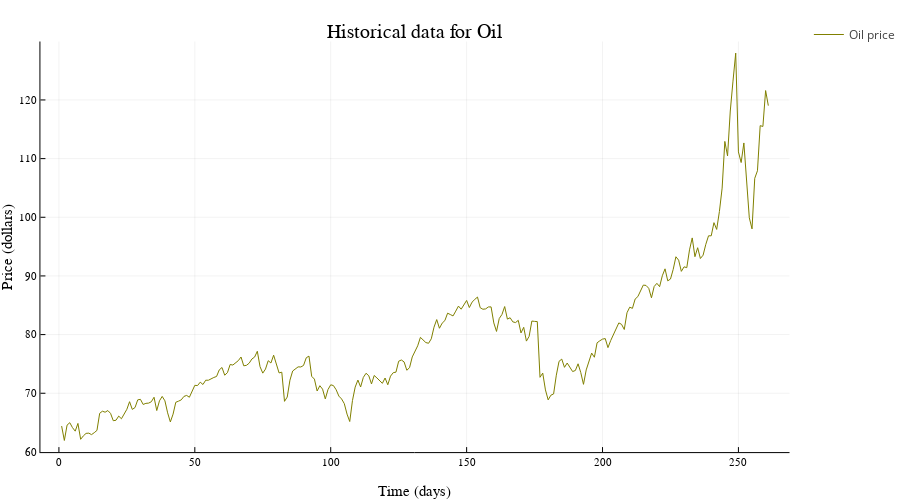

Notebook code for this chart:
### Markdown cell above
Now we have everything we need to start modeling.

<h2 style="color:olive">OIL</h2>

First, let's review how the price of Oil behaved over the last year.

### Code cell
plot(n_days,reverse(dff.PriceOil),label="Oil price", color="olive",size = (900, 500))
xaxis!("Time (days)")
yaxis!("Price (dollars)")
title!("Historical data for Oil")

### Figure 1 — Plotly figure (JSON) as saved in the notebook; plotly's stock layout.template omitted (floating-point values rounded to 4 significant figures; data arrays with more than 128 entries replaced by an {"elided": "..."} marker saying what was removed)
{"data": [{"colorbar": {"title": ""}, "legendgroup": "Oil price", "line": {"color": "rgba(128, 128, 0, 1.000)", "dash": "solid", "shape": "linear", "width": 1}, "mode": "lines", "name": "Oil price", "showlegend": true, "type": "scatter", "x": {"elided": "261 int values"}, "xaxis": "x", "y": {"elided": "261 float values"}, "yaxis": "y", "zmax": null, "zmin": null}], "layout": {"annotations": [{"font": {"color": "rgba(0, 0, 0, 1.000)", "family": "sans-serif", "size": 20}, "rotation": 0, "showarrow": false, "text": "Historical data for Oil", "x": 0.5233, "xanchor": "center", "xref": "paper", "y": 1, "yanchor": "top", "yref": "paper"}], "height": 500, "legend_position": {"bgcolor": "rgba(255, 255, 255, 1.000)", "bordercolor": "rgba(0, 0, 0, 1.000)", "borderwidth": 1, "font": {"color": "rgba(0, 0, 0, 1.000)", "family": "sans-serif", "size": 11}, "title": {"font": {"color": "rgba(0, 0, 0, 1.000)", "family": "sans-serif", "size": 15}, "text": ""}, "tracegroupgap": 0, "traceorder": "normal", "x": 1, "xanchor": "auto", "y": 1, "yanchor": "auto"}, "margin": {"b": 20, "l": 0, "r": 0, "t": 20}, "paper_bgcolor": "rgba(255, 255, 255, 1.000)", "plot_bgcolor": "rgba(255, 255, 255, 1.000)", "showlegend": true, "width": 900, "xaxis": {"anchor": "y", "domain": [0.05098, 0.9956], "gridcolor": "rgba(0, 0, 0, 0.100)", "gridwidth": 0.5, "linecolor": "rgba(0, 0, 0, 1.000)", "mirror": false, "range": [-6.8, 268.8], "showgrid": true, "showline": true, "showticklabels": true, "tickangle": 0, "tickcolor": "rgb(0, 0, 0)", "tickfont": {"color": "rgba(0, 0, 0, 1.000)", "family": "sans-serif", "size": 11}, "tickmode": "array", "ticks": "inside", "ticktext": ["0", "50", "100", "150", "200", "250"], "tickvals": [0, 50, 100, 150, 200, 250], "title": "Time (days)", "titlefont": {"color": "rgba(0, 0, 0, 1.000)", "family": "sans-serif", "size": 15}, "type": "-", "visible": true, "zeroline": false, "zerolinecolor": "rgba(0, 0, 0, 1.000)"}, "yaxis": {"anchor": "x", "domain": [0.06065, 0.9532], "gridcolor": "rgba(0, 0, 0, 0.100)", "gridwidth": 0.5, "linecolor": "rgba(0, 0, 0, 1.000)", "mirror": false, "range": [59.97, 130.0], "showgrid": true, "showline": true, "showticklabels": true, "tickangle": 0, "tickcolor": "rgb(0, 0, 0)", "tickfont": {"color": "rgba(0, 0, 0, 1.000)", "family": "sans-serif", "size": 11}, "tickmode": "array", "ticks": "inside", "ticktext": ["60", "70", "80", "90", "100", "110", "120"], "tickvals": [60, 70, 80, 90, 100, 110, 120], "title": "Price (dollars)", "titlefont": {"color": "rgba(0, 0, 0, 1.000)", "family": "sans-serif", "size": 15}, "type": "-", "visible": true, "zeroline": false, "zerolinecolor": "rgba(0, 0, 0, 1.000)"}}}
